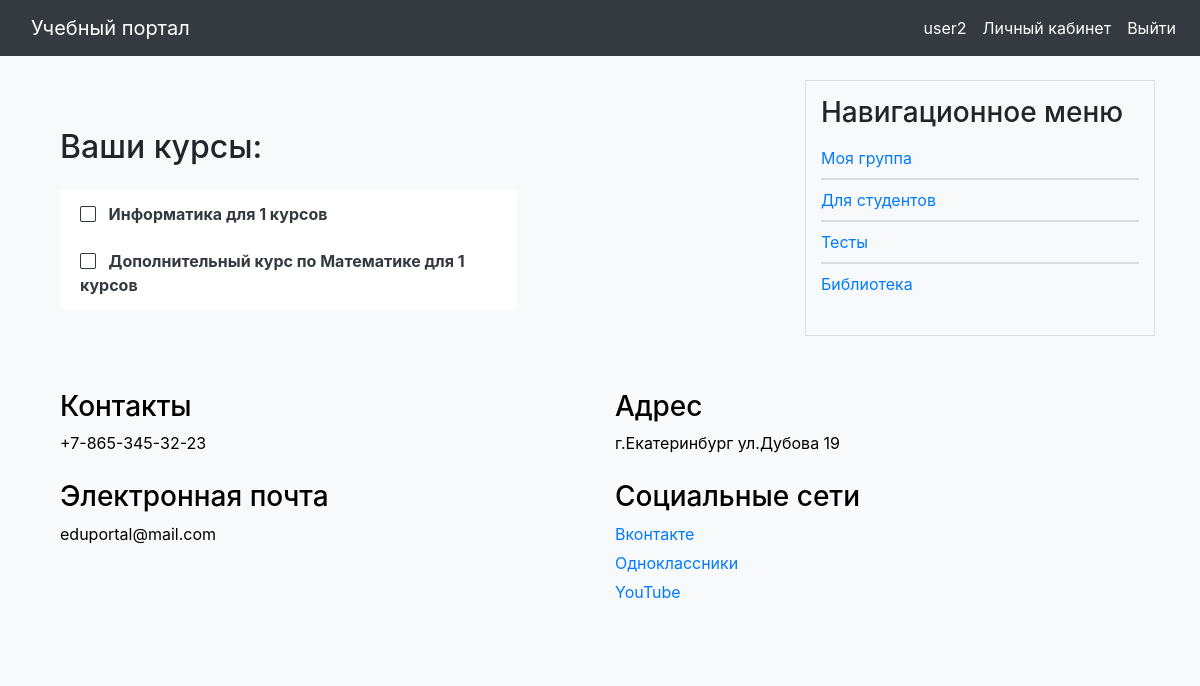
The page /education/personal-area/ (signed in) on the database its author committed.
### users/models.py (models this page shows, shortened)
class User(AbstractUser):
    class Status(models.IntegerChoices):
        NO_CURATOR = 0, 'Не куратор'
        CURATOR = 1, 'Куратор'
    surname = models.CharField(max_length=255, blank=True, verbose_name='Отчество')
    photo = models.ImageField(upload_to="users/%Y/%m/%d/", blank=True, null=True, verbose_name="Фотография")
    date_birth = models.DateTimeField(blank=True, verbose_name="Дата рождения")
    cat_user = models.ForeignKey('CategoryUser', on_delete=models.PROTECT, related_name='users',
                                 default=None, null=True, verbose_name='Категория пользователя')
    group_stud = models.ForeignKey('GroupStudents', blank=True, related_name='groups',
                                   verbose_name='Группа пользователя', on_delete=models.PROTECT, default=None,
                                   null=True)
    phone_number = models.CharField(max_length=100, unique=True, blank=True, verbose_name='Номер телефона')
    courses = models.ManyToManyField('education.Courses', related_name='course_teacher',
                                     verbose_name='Курсы преподавателя')
    is_curator = models.BooleanField(choices=tuple(map(lambda x: (bool(x[0]), x[1]), Status.choices)),
                                     default=Status.NO_CURATOR, verbose_name="Статус кураторства")

### education/models.py (models this page shows, shortened)
class Courses(models.Model):
    class Meta:
        verbose_name = 'Курс'
        verbose_name_plural = 'Курсы'
    title = models.CharField(max_length=255, verbose_name="Название курса")
    slug = models.SlugField(max_length=255, unique=True, db_index=True, verbose_name="Slug")
    text = models.TextField(blank=True, verbose_name='Основная информация')
    group = models.ManyToManyField('users.GroupStudents', related_name='courses_related', verbose_name='Группы')
    teacher = models.OneToOneField('users.User', on_delete=models.SET_NULL, null=True, blank=True,
                                   related_name='teacher', verbose_name='Преподаватель')
    def get_absolute_url(self):
        return reverse('education:course', kwargs={'course_slug': self.slug})

### education/views.py (the view)
# urls.py: path('personal-area/', views.PersonalArea.as_view(), name='personal-area'),
class PersonalArea(ListView):
    model = Courses
    template_name = 'education/personal_area.html'
    context_object_name = 'courses'
    def get_queryset(self):
        user = self.request.user
        print(user.cat_user_id)
        if user.cat_user_id == 1:
            if user.group_stud:
                return user.group_stud.courses.all()
            else:
                return None
        elif user.cat_user_id == 2:
            return user.courses.all()
    def get_context_data(self, **kwargs):
        context = super().get_context_data(**kwargs)
        context['user'] = self.request.user
        context['title'] = 'Ваши курсы'
        return context

### portal/context_processors.py (called while the page is built)
def get_portal_context(request):
    navigate = ShowInfo.objects.all()
    return {'navigate': navigate}

### education/templates/education/personal_area.html
{% extends 'base.html' %}
{% load static %}
{% block content %}
<link type="text/css" href="{% static 'education/css/styles.css' %}" rel="stylesheet" />
<div class="container mt-5">
    <div class="row">
        <div class="col-md-8">
            {% if courses %}
                <h2 class="mb-4">Ваши курсы:</h2>
                <ul class="list-group">
                    {% for course in courses %}
                        <li class="list-group-item border-0">
                            <span class="mr-2"><i class="bi bi-square text-dark"></i></span>
                            <a href="{{ course.get_absolute_url }}" class="text-dark font-weight-bold stretched-link">{{ course.title }}</a>
                        </li>
                    {% endfor %}
                </ul>
            {% else %}
                <div class="alert alert-info mt-4" role="alert">
                    <p class="mb-0">Пользователь не привязан к группе или группа не имеет курсов.</p>
                </div>
            {% endif %}
        </div>
    </div>
</div>
{% endblock %}

### templates/base.html (shortened to what this page needs)
{% load static %}
<!DOCTYPE html>
<html lang="en">
<head>
    <link rel="stylesheet" href="https://stackpath.bootstrapcdn.com/bootstrap/4.3.1/css/bootstrap.min.css">
    <link rel="stylesheet" href="https://cdn.jsdelivr.net/npm/bootstrap-icons@1.10.5/font/bootstrap-icons.css">
    <link type="text/css" href="{% static 'portal/css/styles.css' %}" rel="stylesheet" />
</head>
<body>
<nav class="navbar navbar-expand-lg navbar-dark bg-dark fixed-top navbar-custom">
    <a class="navbar-brand" href="/">Учебный портал</a>
    <div class="collapse navbar-collapse" id="navbarNav">
    <ul class="navbar-nav ml-auto">
        {% if user.is_authenticated %}
            <li class="nav-item">
                <a class="nav-link" href="{% url 'users:profile' %}">{{ user.username }}</a>
            </li>
            <li class="nav-item">
                <a class="nav-link" href="{% url 'education:personal-area' %}">Личный кабинет</a>
            </li>
            <li class="nav-item">
                <a class="nav-link" href="{% url 'users:logout' %}">Выйти</a>
            </li>
        {% endif %}
    </ul>
</div>
</nav>
<div class="container mt-4">
    <div class="row">
        <div class="col-md-8">
            {% block content %}
            {% endblock %}
        </div>
        <div class="col-md-4">
            <div class="nav-block">
                <h3>Навигационное меню</h3>
                <ul>
                    {% if request.resolver_match.namespace == 'education' %}
                        <li><a href="{% url 'education:my_group' %}">Моя группа</a></li>
                        <li><a href="/">Для студентов</a></li>
                        <li><a href="/">Тесты</a></li>
                        <li><a href="/">Библиотека</a></li>
                    {% else %}
                        {% for n in navigate %}
                            <li><a href="{{ n.get_absolute_url }}">{{ n.title }}</a></li>
                        {% endfor %}
                    {% endif %}
                </ul>
            </div>
        </div>
    </div>
</div>
<div class="container mt-4">
    <div class="footer">
    <div class="container">
        <div class="row">
            <div class="col-md-6">
                <h3>Контакты</h3>
                <p>+7-865-345-32-23</p>
            </div>
            <div class="col-md-6">
                <h3>Адрес</h3>
                <p>г.Екатеринбург
                ул.Дубова 19</p>
            </div>
            <div class="col-md-6">
                <h3>Электронная почта</h3>
                <p>eduportal@mail.com</p>
            </div>
            <div class="col-md-6">
                <h3>Социальные сети</h3>
                <p><a href="#">Вконтакте</a></p>
                <p><a href="#">Одноклассники</a></p>
                <p><a href="#">YouTube</a></p>
            </div>
        </div>
    </div>
</div>
</body>
</html>

### portal/static/portal/css/styles.css (style rules this page uses)
body { padding-top: 56px; background-color: #f8f9fa; }
.navbar-custom { background-color: #343a40; }
.navbar-custom , .navbar-custom .navbar-text { color: #ffffff; }
.navbar-brand { color: #ffffff; margin-left: 15px; }
.navbar-custom .navbar-nav .nav-link { color: #ffffff; }
.nav-block { background-color: #f8f9fa; padding: 15px; border: 1px solid #ddd; }
.nav-block ul { padding: 0; list-style-type: none; }
.nav-block li { border-top: 1px solid #ddd; border-bottom: 1px solid #ddd; margin: 0; padding: 8px 0; }
.nav-block li:first-child { border-top: none; }
.nav-block li:last-child { border-bottom: none; }
.footer { background-color: #f8f9fa; color: black; padding: 30px 0; width: 100%; }
.footer .row { display: flex; justify-content: space-between; flex-wrap: wrap; }
.footer .col-md-6 { margin-bottom: 20px; }
.footer .col-md-6 p { margin-bottom: 5px; }

### rows shown on the page
User: username "user2"
Courses: title "Информатика для 1 курсов"
Courses: title "Дополнительный курс по Математике для 1 курсов"
